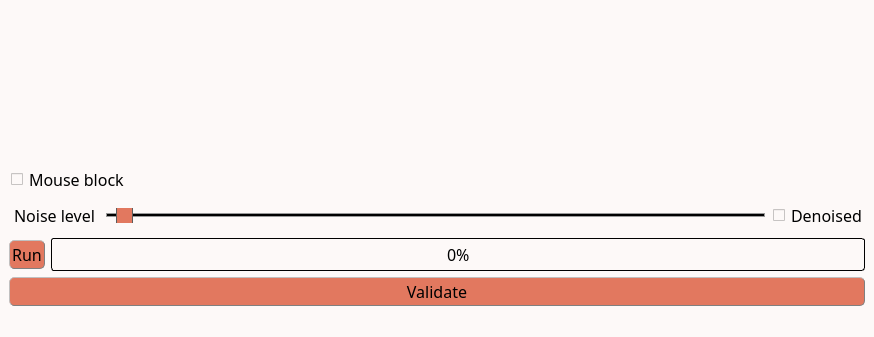
<?xml version="1.0" encoding="UTF-8"?>
<ui version="4.0">
 <class>MainWindow</class>
 <widget class="QMainWindow" name="MainWindow">
  <property name="geometry">
   <rect>
    <x>0</x>
    <y>0</y>
    <width>873</width>
    <height>337</height>
   </rect>
  </property>
  <property name="windowTitle">
   <string>VSNR denoising</string>
  </property>
  <property name="styleSheet">
   <string notr="true">/* Couleur du fond, label, combobox, progressbar vide et spin box */
QWidget, QLabel, QComboBox, QProgressBar, QSpinBox {background-color: rgb(253, 249, 248)}

/* Couleur quand inactif */
QPushButton:disabled, QComboBox:disabled, QSpinBox:disabled {background-color: rgba(243, 98, 64,150)}

/* Couleur des boutons et des selecteurs */
QPushButton, QComboBox::drop-down:button, QComboBox::down-arrow, QComboBox::down-arrow:disabled, QSpinBox::drop-down:button, QSpinBox::down-arrow, QSpinBox::down-arrow:disabled, QSpinBox::drop-up:button, QSpinBox::up-arrow, QSpinBox::up-arrow:disabled, QSlider::handle:horizontal {background-color: rgb(226, 120, 95)}

/* Couleur des bordures de même couleur que les boutons */
QComboBox::drop-down:button, QSpinBox::drop-down:button, QSpinBox::drop-up:button {border-color: rgb(193, 167, 181)}

/* Couleur des textes */
QLabel, QPushButton, QPushButton:hover, QCheckBox, QComboBox, Line, QTextEdit, QSpinBox {color: rgb(0, 0, 0)}

/* style des bordures 1 */
QLabel, QPushButton, QPushButton:hover, QComboBox, QSpinBox  {
	border-style : outset;
	min-width : 5em;
}

/* style des bordures 2 */
QPushButton, QPushButton:hover, QComboBox, QSpinBox  {
	border-radius: 5px;
	border-width: 1px;
	border-color: gray;
}

/* Font 1 */
QPushButton, QPushButton:hover, QCheckBox, QProgressBar {font: 12pt &quot;Noto Sans Cond&quot;}

/* Font 2 */
QComboBox, QTextEdit, QSpinBox {font: 10pt &quot;Noto Sans Cond&quot;}

/* Padding 1 */
QLabel, QComboBox, QComboBox::down-arrow, QSpinBox, QSpinBox::down-arrow, QSpinBox::up-arrow {padding : 1px;}

/* Padding 2 */
QPushButton, QPushButton:hover, QCheckBox {padding : 2px;}

/* Gestion taille des QCheckBoxes */
QCheckBox::indicator:unchecked, QCheckBox::indicator:unchecked:hover, QCheckBox::indicator:checked, QCheckBox::indicator:checked:hover  {
	width :12px;
	height : 12px;
}

QLabel {
	Border-radius : 5px;
	border-width : 0px;
	border-color : black;
	font : 14pt &quot;Noto Sans Cond&quot;;
}

QPushButton:hover {background-color: rgb(243, 98, 64);}

QCheckBox::indicator:unchecked {image: url(icons/uncheck_icon.png);}

QCheckBox::indicator:unchecked:hover {image: url(icons/uncheck_hover_icon.png);}

QCheckBox::indicator:checked {image: url(icons/Check_icon.png);}

QCheckBox::indicator:checked:hover {image: url(icons/Check_hover_icon.png);}

QComboBox::drop-down:button{
	border-radius: 4px;
	border-width: 1px;
	width: 30px;
}

QComboBox::down-arrow {
	 image : url(icons/Arrow_down.png); 
    width: 12px;
    height: 12px;
}

Line{
	format: plain;
	midLine-Width : 1px;
}

QFrame[height=&quot;3&quot;], QFrame[width=&quot;3&quot;] {background-color: #3A3939;}

QTextEdit{
	background-color: rgb(255, 255, 255);
	border-style: solid;
	border-radius: 5px;
	border-width: 1px;
	border-color: black;
}

QLineEdit {font : 12pt &quot;Noto Sans Cond&quot;;}

/* Gestion taille des QLineEdit */
QLineEdit::indicator:unchecked, QLineEdit::indicator:unchecked:hover, QLineEdit::indicator:checked, QLineEdit::indicator:checked:hover  {
	border-color: black;
}

QHBoxLayout {background-color: rgb(0, 240, 240, 50);}

QProgressBar {
	text-align: center;
	border: 1px solid black;
	border-radius: 3px;
 }

 QProgressBar::chunk {
	background-color: rgb(243, 98, 64);
	width: 15px;
	margin : 0.5px;
 }

QSpinBox::drop-down:button, QSpinBox::drop-up:button {
	border-radius: 2px;
	border-width: 1px;
	width: 36px;
}

QSpinBox::down-arrow {
	image : url(icons/Arrow_down.png);
    width: 24px;
    height: 22px;
}

QSpinBox::up-arrow {
	image : url(icons/Arrow_up.png);
    width: 24px;
    height: 22px;
}

QSlider::groove:horizontal {
    border: 1px solid #999999;
    height: 2px; /* the groove expands to the size of the slider by default. by giving it a height, it has a fixed size */
    background-color: rgb(0, 0, 0);
    margin: 1px 0;
}

QSlider::handle:horizontal {
    border: 1px solid #5c5c5c;
    width: 15px;
    height: 30px;
    margin: -10px 0; /* handle is placed by default on the contents rect of the groove. Expand outside the groove */
    border-radius: 3px;
}</string>
  </property>
  <widget class="QWidget" name="centralwidget">
   <property name="styleSheet">
    <string notr="true"/>
   </property>
   <layout class="QHBoxLayout" name="horizontalLayout_5">
    <item>
     <layout class="QVBoxLayout" name="verticalLayout_2">
      <item>
       <layout class="QHBoxLayout" name="horizontalLayout_2">
        <item>
         <widget class="ImageView" name="expSeries" native="true">
          <property name="sizePolicy">
           <sizepolicy hsizetype="MinimumExpanding" vsizetype="MinimumExpanding">
            <horstretch>0</horstretch>
            <verstretch>0</verstretch>
           </sizepolicy>
          </property>
          <property name="minimumSize">
           <size>
            <width>250</width>
            <height>0</height>
           </size>
          </property>
         </widget>
        </item>
        <item>
         <widget class="PlotWidget" name="profiles" native="true">
          <property name="sizePolicy">
           <sizepolicy hsizetype="MinimumExpanding" vsizetype="MinimumExpanding">
            <horstretch>0</horstretch>
            <verstretch>0</verstretch>
           </sizepolicy>
          </property>
          <property name="minimumSize">
           <size>
            <width>600</width>
            <height>150</height>
           </size>
          </property>
         </widget>
        </item>
       </layout>
      </item>
      <item>
       <layout class="QVBoxLayout" name="verticalLayout">
        <item>
         <layout class="QHBoxLayout" name="horizontalLayout">
          <item>
           <widget class="QCheckBox" name="mouseLock">
            <property name="font">
             <font>
              <family>Noto Sans Cond</family>
              <pointsize>12</pointsize>
              <weight>50</weight>
              <italic>false</italic>
              <bold>false</bold>
             </font>
            </property>
            <property name="styleSheet">
             <string notr="true"/>
            </property>
            <property name="text">
             <string>Mouse block</string>
            </property>
           </widget>
          </item>
         </layout>
        </item>
        <item>
         <layout class="QHBoxLayout" name="horizontalLayout_4">
          <item>
           <widget class="QLabel" name="label_noise">
            <property name="font">
             <font>
              <family>Noto Sans Cond</family>
              <pointsize>12</pointsize>
              <weight>50</weight>
              <italic>false</italic>
              <bold>false</bold>
             </font>
            </property>
            <property name="styleSheet">
             <string notr="true">QLabel {
color: rgb(0, 0, 0);
background-color:	rgb(253, 249, 248);
border-style : outset;
Border-radius : 5px;
border-width : 0px;
border-color : black;
min-width : 5em;
padding : 5px;
font : 12pt &quot;Noto Sans Cond&quot;;
}</string>
            </property>
            <property name="text">
             <string>Noise level</string>
            </property>
            <property name="alignment">
             <set>Qt::AlignCenter</set>
            </property>
           </widget>
          </item>
          <item>
           <widget class="QSlider" name="slider_noise">
            <property name="minimumSize">
             <size>
              <width>0</width>
              <height>15</height>
             </size>
            </property>
            <property name="sizeIncrement">
             <size>
              <width>0</width>
              <height>3</height>
             </size>
            </property>
            <property name="minimum">
             <number>1</number>
            </property>
            <property name="maximum">
             <number>300</number>
            </property>
            <property name="pageStep">
             <number>2</number>
            </property>
            <property name="value">
             <number>5</number>
            </property>
            <property name="orientation">
             <enum>Qt::Horizontal</enum>
            </property>
           </widget>
          </item>
          <item>
           <widget class="QCheckBox" name="denoised">
            <property name="font">
             <font>
              <family>Noto Sans Cond</family>
              <pointsize>12</pointsize>
              <weight>50</weight>
              <italic>false</italic>
              <bold>false</bold>
             </font>
            </property>
            <property name="styleSheet">
             <string notr="true"/>
            </property>
            <property name="text">
             <string>Denoised</string>
            </property>
           </widget>
          </item>
         </layout>
        </item>
        <item>
         <layout class="QHBoxLayout" name="horizontalLayout_3">
          <item>
           <widget class="QPushButton" name="preview">
            <property name="font">
             <font>
              <family>Noto Sans Cond</family>
              <pointsize>12</pointsize>
              <weight>50</weight>
              <italic>false</italic>
              <bold>false</bold>
             </font>
            </property>
            <property name="toolTip">
             <string>&lt;html&gt;&lt;head/&gt;&lt;body&gt;&lt;p&gt;&lt;span style=&quot; font-size:11pt;&quot;&gt;Run the computation&lt;/span&gt;&lt;/p&gt;&lt;/body&gt;&lt;/html&gt;</string>
            </property>
            <property name="styleSheet">
             <string notr="true"/>
            </property>
            <property name="text">
             <string>Run</string>
            </property>
            <property name="icon">
             <iconset>
              <normaloff>icons/run_icon.png</normaloff>icons/run_icon.png</iconset>
            </property>
           </widget>
          </item>
          <item>
           <widget class="QProgressBar" name="progressBar">
            <property name="font">
             <font>
              <family>Noto Sans Cond</family>
              <pointsize>12</pointsize>
              <weight>50</weight>
              <italic>false</italic>
              <bold>false</bold>
             </font>
            </property>
            <property name="styleSheet">
             <string notr="true"/>
            </property>
            <property name="value">
             <number>0</number>
            </property>
           </widget>
          </item>
         </layout>
        </item>
        <item>
         <widget class="QPushButton" name="Validate_button">
          <property name="minimumSize">
           <size>
            <width>96</width>
            <height>0</height>
           </size>
          </property>
          <property name="font">
           <font>
            <family>Noto Sans Cond</family>
            <pointsize>12</pointsize>
            <weight>50</weight>
            <italic>false</italic>
            <bold>false</bold>
           </font>
          </property>
          <property name="toolTip">
           <string>&lt;html&gt;&lt;head/&gt;&lt;body&gt;&lt;p&gt;&lt;span style=&quot; font-size:11pt;&quot;&gt;Export data to the main GUI&lt;/span&gt;&lt;/p&gt;&lt;/body&gt;&lt;/html&gt;</string>
          </property>
          <property name="styleSheet">
           <string notr="true"/>
          </property>
          <property name="text">
           <string>Validate</string>
          </property>
          <property name="icon">
           <iconset>
            <normaloff>icons/Export.png</normaloff>icons/Export.png</iconset>
          </property>
         </widget>
        </item>
       </layout>
      </item>
     </layout>
    </item>
   </layout>
  </widget>
  <widget class="QMenuBar" name="menubar">
   <property name="geometry">
    <rect>
     <x>0</x>
     <y>0</y>
     <width>873</width>
     <height>20</height>
    </rect>
   </property>
  </widget>
  <widget class="QStatusBar" name="statusbar"/>
 </widget>
 <customwidgets>
  <customwidget>
   <class>ImageView</class>
   <extends>QWidget</extends>
   <header>pyqtgraph</header>
   <container>1</container>
  </customwidget>
  <customwidget>
   <class>PlotWidget</class>
   <extends>QWidget</extends>
   <header>pyqtgraph</header>
   <container>1</container>
  </customwidget>
 </customwidgets>
 <resources/>
 <connections/>
</ui>
